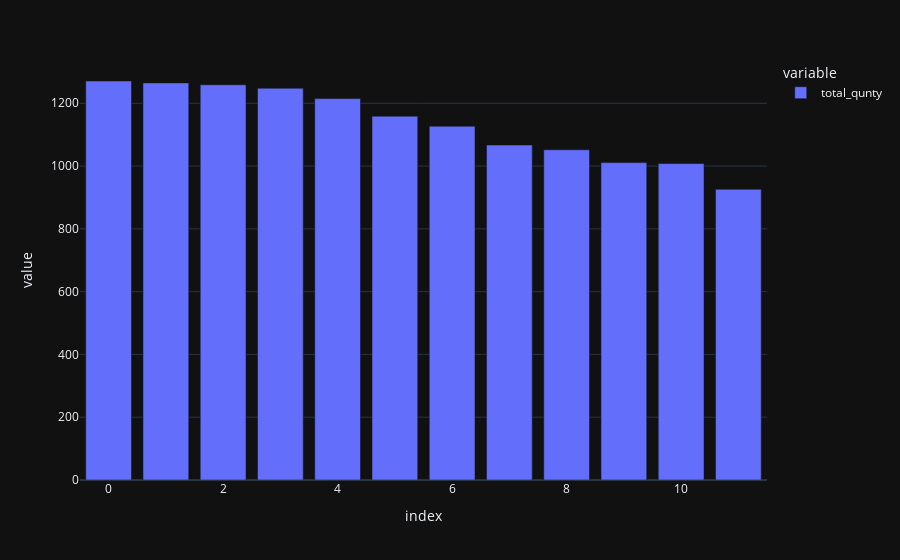

Notebook code cell kept with this figure:
### Code cell
plt.figure(figsize = [8,5])
px.bar(data_months['total_qunty'],template="plotly_dark")

### Figure 1 — Plotly figure (JSON) as saved in the notebook; plotly's stock layout.template omitted (floating-point values rounded to 4 significant figures)
{"data": [{"alignmentgroup": "True", "hovertemplate": "variable=total_qunty<br>index=%{x}<br>value=%{y}<extra></extra>", "legendgroup": "total_qunty", "marker": {"color": "#636efa", "pattern": {"shape": ""}}, "name": "total_qunty", "offsetgroup": "total_qunty", "orientation": "v", "showlegend": true, "textposition": "auto", "type": "bar", "x": [0, 1, 2, 3, 4, 5, 6, 7, 8, 9, 10, 11], "xaxis": "x", "y": [1271, 1265, 1259, 1248, 1215, 1159, 1127, 1067, 1052, 1011, 1008, 926], "yaxis": "y"}], "layout": {"barmode": "relative", "legend": {"title": {"text": "variable"}, "tracegroupgap": 0}, "margin": {"t": 60}, "xaxis": {"anchor": "y", "domain": [0, 1], "title": {"text": "index"}}, "yaxis": {"anchor": "x", "domain": [0, 1], "title": {"text": "value"}}}}
